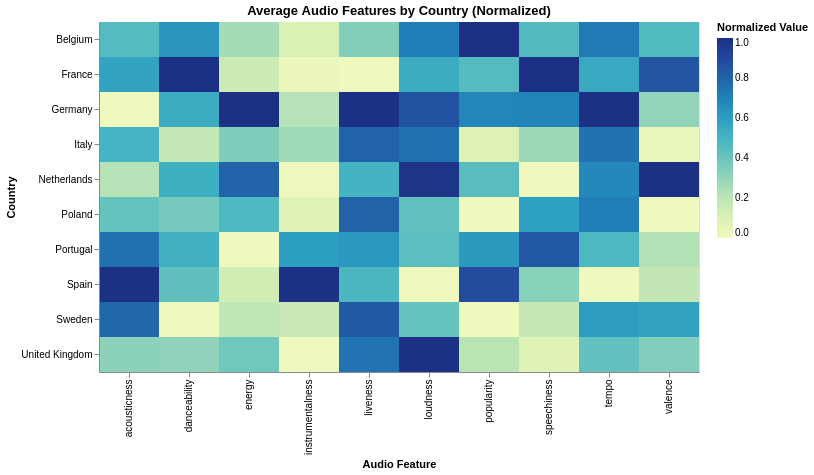

This figure's notebook cell:
### Code cell
chart = alt.Chart(heatmap_df).mark_rect().encode(
    x=alt.X('feature:N', title='Audio Feature'),
    y=alt.Y('country_name:N', title='Country'),
    color=alt.Color('normalized:Q', scale=alt.Scale(scheme='yellowgreenblue'), title='Normalized Value'),
    tooltip=[
        alt.Tooltip('country_name:N', title='Country'),
        alt.Tooltip('feature:N', title='Feature'),
        alt.Tooltip('raw_value:Q', title='Actual Value', format='.3f'),
        alt.Tooltip('normalized:Q', title='Normalized', format='.3f')
    ]
).properties(
    title='Average Audio Features by Country (Normalized)',
    width=600,
    height=350
)

chart.show()

### Figure 1 — Vega-Lite specification as saved in the notebook (floating-point values rounded to 4 significant figures)
{"config": {"view": {"continuousWidth": 300, "continuousHeight": 300}}, "data": {"name": "data-c99fc10a856008827d1df758cb2bcb5a"}, "mark": {"type": "rect"}, "encoding": {"color": {"field": "normalized", "scale": {"scheme": "yellowgreenblue"}, "title": "Normalized Value", "type": "quantitative"}, "tooltip": [{"field": "country_name", "title": "Country", "type": "nominal"}, {"field": "feature", "title": "Feature", "type": "nominal"}, {"field": "raw_value", "format": ".3f", "title": "Actual Value", "type": "quantitative"}, {"field": "normalized", "format": ".3f", "title": "Normalized", "type": "quantitative"}], "x": {"field": "feature", "title": "Audio Feature", "type": "nominal"}, "y": {"field": "country_name", "title": "Country", "type": "nominal"}}, "height": 350, "title": "Average Audio Features by Country (Normalized)", "width": 600, "$schema": "https://vega.github.io/schema/vega-lite/v6.1.0.json", "datasets": {"data-c99fc10a856008827d1df758cb2bcb5a": [{"country_name": "Belgium", "feature": "danceability", "normalized": 0.6307, "raw_value": 0.7027}, {"country_name": "Germany", "feature": "danceability", "normalized": 0.5364, "raw_value": 0.689}, {"country_name": "Spain", "feature": "danceability", "normalized": 0.4277, "raw_value": 0.6732}, {"country_name": "France", "feature": "danceability", "normalized": 1.0, "raw_value": 0.7565}, {"country_name": "United Kingdom", "feature": "danceability", "normalized": 0.3102, "raw_value": 0.6561}, {"country_name": "Italy", "feature": "danceability", "normalized": 0.1805, "raw_value": 0.6372}, {"country_name": "Netherlands", "feature": "danceability", "normalized": 0.529, "raw_value": 0.6879}, {"country_name": "Poland", "feature": "danceability", "normalized": 0.3718, "raw_value": 0.665}, {"country_name": "Portugal", "feature": "danceability", "normalized": 0.5183, "raw_value": 0.6864}, {"country_name": "Sweden", "feature": "danceability", "normalized": 0.0, "raw_value": 0.6109}, {"country_name": "Belgium", "feature": "energy", "normalized": 0.2596, "raw_value": 0.6531}, {"country_name": "Germany", "feature": "energy", "normalized": 1.0, "raw_value": 0.7253}, {"country_name": "Spain", "feature": "energy", "normalized": 0.1336, "raw_value": 0.6408}, {"country_name": "France", "feature": "energy", "normalized": 0.1538, "raw_value": 0.6428}, {"country_name": "United Kingdom", "feature": "energy", "normalized": 0.3871, "raw_value": 0.6655}, {"country_name": "Italy", "feature": "energy", "normalized": 0.348, "raw_value": 0.6617}, {"country_name": "Netherlands", "feature": "energy", "normalized": 0.8015, "raw_value": 0.706}, {"country_name": "Poland", "feature": "energy", "normalized": 0.473, "raw_value": 0.6739}, {"country_name": "Portugal", "feature": "energy", "normalized": 0.0, "raw_value": 0.6278}, {"country_name": "Sweden", "feature": "energy", "normalized": 0.1897, "raw_value": 0.6463}, {"country_name": "Belgium", "feature": "loudness", "normalized": 0.7091, "raw_value": -6.717}, {"country_name": "Germany", "feature": "loudness", "normalized": 0.8567, "raw_value": -6.334}, {"country_name": "Spain", "feature": "loudness", "normalized": 0.0, "raw_value": -8.554}, {"country_name": "France", "feature": "loudness", "normalized": 0.5408, "raw_value": -7.153}, {"country_name": "United Kingdom", "feature": "loudness", "normalized": 1.0, "raw_value": -5.963}, {"country_name": "Italy", "feature": "loudness", "normalized": 0.7536, "raw_value": -6.601}, {"country_name": "Netherlands", "feature": "loudness", "normalized": 0.9807, "raw_value": -6.013}, {"country_name": "Poland", "feature": "loudness", "normalized": 0.4251, "raw_value": -7.453}, {"country_name": "Portugal", "feature": "loudness", "normalized": 0.4389, "raw_value": -7.417}, {"country_name": "Sweden", "feature": "loudness", "normalized": 0.4085, "raw_value": -7.496}, {"country_name": "Belgium", "feature": "speechiness", "normalized": 0.4604, "raw_value": 0.1122}, {"country_name": "Germany", "feature": "speechiness", "normalized": 0.6956, "raw_value": 0.1323}, {"country_name": "Spain", "feature": "speechiness", "normalized": 0.3281, "raw_value": 0.1009}, {"country_name": "France", "feature": "speechiness", "normalized": 1.0, "raw_value": 0.1583}, {"country_name": "United Kingdom", "feature": "speechiness", "normalized": 0.0777, "raw_value": 0.07956}, {"country_name": "Italy", "feature": "speechiness", "normalized": 0.2809, "raw_value": 0.0969}, {"country_name": "Netherlands", "feature": "speechiness", "normalized": 0.0, "raw_value": 0.07293}, {"country_name": "Poland", "feature": "speechiness", "normalized": 0.5881, "raw_value": 0.1231}, {"country_name": "Portugal", "feature": "speechiness", "normalized": 0.8383, "raw_value": 0.1445}, {"country_name": "Sweden", "feature": "speechiness", "normalized": 0.1728, "raw_value": 0.08768}, {"country_name": "Belgium", "feature": "acousticness", "normalized": 0.4576, "raw_value": 0.2301}, {"country_name": "Germany", "feature": "acousticness", "normalized": 0.0, "raw_value": 0.1379}, {"country_name": "Spain", "feature": "acousticness", "normalized": 1.0, "raw_value": 0.3393}, {"country_name": "France", "feature": "acousticness", "normalized": 0.5769, "raw_value": 0.2541}, {"country_name": "United Kingdom", "feature": "acousticness", "normalized": 0.3192, "raw_value": 0.2022}, {"country_name": "Italy", "feature": "acousticness", "normalized": 0.4978, "raw_value": 0.2382}, {"country_name": "Netherlands", "feature": "acousticness", "normalized": 0.2185, "raw_value": 0.1819}, {"country_name": "Poland", "feature": "acousticness", "normalized": 0.4112, "raw_value": 0.2207}, {"country_name": "Portugal", "feature": "acousticness", "normalized": 0.7576, "raw_value": 0.2905}, {"country_name": "Sweden", "feature": "acousticness", "normalized": 0.7856, "raw_value": 0.2961}, {"country_name": "Belgium", "feature": "instrumentalness", "normalized": 0.105, "raw_value": 0.01183}, {"country_name": "Germany", "feature": "instrumentalness", "normalized": 0.2192, "raw_value": 0.02044}, {"country_name": "Spain", "feature": "instrumentalness", "normalized": 1.0, "raw_value": 0.07922}, {"country_name": "France", "feature": "instrumentalness", "normalized": 0.02119, "raw_value": 0.005525}, {"country_name": "United Kingdom", "feature": "instrumentalness", "normalized": 0.0, "raw_value": 0.003929}, {"country_name": "Italy", "feature": "instrumentalness", "normalized": 0.2707, "raw_value": 0.02431}, {"country_name": "Netherlands", "feature": "instrumentalness", "normalized": 0.006521, "raw_value": 0.00442}, {"country_name": "Poland", "feature": "instrumentalness", "normalized": 0.08579, "raw_value": 0.01039}, {"country_name": "Portugal", "feature": "instrumentalness", "normalized": 0.6004, "raw_value": 0.04913}, {"country_name": "Sweden", "feature": "instrumentalness", "normalized": 0.1626, "raw_value": 0.01617}, {"country_name": "Belgium", "feature": "liveness", "normalized": 0.3418, "raw_value": 0.1449}, {"country_name": "Germany", "feature": "liveness", "normalized": 1.0, "raw_value": 0.1892}, {"country_name": "Spain", "feature": "liveness", "normalized": 0.4803, "raw_value": 0.1542}, {"country_name": "France", "feature": "liveness", "normalized": 0.0, "raw_value": 0.1218}, {"country_name": "United Kingdom", "feature": "liveness", "normalized": 0.7484, "raw_value": 0.1723}, {"country_name": "Italy", "feature": "liveness", "normalized": 0.7996, "raw_value": 0.1757}, {"country_name": "Netherlands", "feature": "liveness", "normalized": 0.502, "raw_value": 0.1557}, {"country_name": "Poland", "feature": "liveness", "normalized": 0.8052, "raw_value": 0.1761}, {"country_name": "Portugal", "feature": "liveness", "normalized": 0.6252, "raw_value": 0.164}, {"country_name": "Sweden", "feature": "liveness", "normalized": 0.835, "raw_value": 0.1781}, {"country_name": "Belgium", "feature": "valence", "normalized": 0.4629, "raw_value": 0.5474}, {"country_name": "Germany", "feature": "valence", "normalized": 0.3053, "raw_value": 0.5297}, {"country_name": "Spain", "feature": "valence", "normalized": 0.1819, "raw_value": 0.5158}, {"country_name": "France", "feature": "valence", "normalized": 0.8469, "raw_value": 0.5905}, {"country_name": "United Kingdom", "feature": "valence", "normalized": 0.3458, "raw_value": 0.5342}, {"country_name": "Italy", "feature": "valence", "normalized": 0.02384, "raw_value": 0.4981}, {"country_name": "Netherlands", "feature": "valence", "normalized": 1.0, "raw_value": 0.6076}, {"country_name": "Poland", "feature": "valence", "normalized": 0.0, "raw_value": 0.4954}, {"country_name": "Portugal", "feature": "valence", "normalized": 0.2278, "raw_value": 0.521}, {"country_name": "Sweden", "feature": "valence", "normalized": 0.5777, "raw_value": 0.5602}, {"country_name": "Belgium", "feature": "tempo", "normalized": 0.7259, "raw_value": 126.8}, {"country_name": "Germany", "feature": "tempo", "normalized": 1.0, "raw_value": 131.6}, {"country_name": "Spain", "feature": "tempo", "normalized": 0.0, "raw_value": 114.2}, {"country_name": "France", "feature": "tempo", "normalized": 0.5485, "raw_value": 123.7}, {"country_name": "United Kingdom", "feature": "tempo", "normalized": 0.4178, "raw_value": 121.4}, {"country_name": "Italy", "feature": "tempo", "normalized": 0.7502, "raw_value": 127.2}, {"country_name": "Netherlands", "feature": "tempo", "normalized": 0.6783, "raw_value": 126.0}, {"country_name": "Poland", "feature": "tempo", "normalized": 0.7125, "raw_value": 126.6}, {"country_name": "Portugal", "feature": "tempo", "normalized": 0.472, "raw_value": 122.4}, {"country_name": "Sweden", "feature": "tempo", "normalized": 0.6038, "raw_value": 124.7}, {"country_name": "Belgium", "feature": "popularity", "normalized": 1.0, "raw_value": 82.83}, {"country_name": "Germany", "feature": "popularity", "normalized": 0.6845, "raw_value": 79.47}, {"country_name": "Spain", "feature": "popularity", "normalized": 0.8804, "raw_value": 81.56}, {"country_name": "France", "feature": "popularity", "normalized": 0.4568, "raw_value": 77.05}, {"country_name": "United Kingdom", "feature": "popularity", "normalized": 0.2061, "raw_value": 74.38}, {"country_name": "Italy", "feature": "popularity", "normalized": 0.08387, "raw_value": 73.08}, {"country_name": "Netherlands", "feature": "popularity", "normalized": 0.4455, "raw_value": 76.93}, {"country_name": "Poland", "feature": "popularity", "normalized": 0.001316, "raw_value": 72.21}, {"country_name": "Portugal", "feature": "popularity", "normalized": 0.6188, "raw_value": 78.77}, {"country_name": "Sweden", "feature": "popularity", "normalized": 0.0, "raw_value": 72.19}]}}
